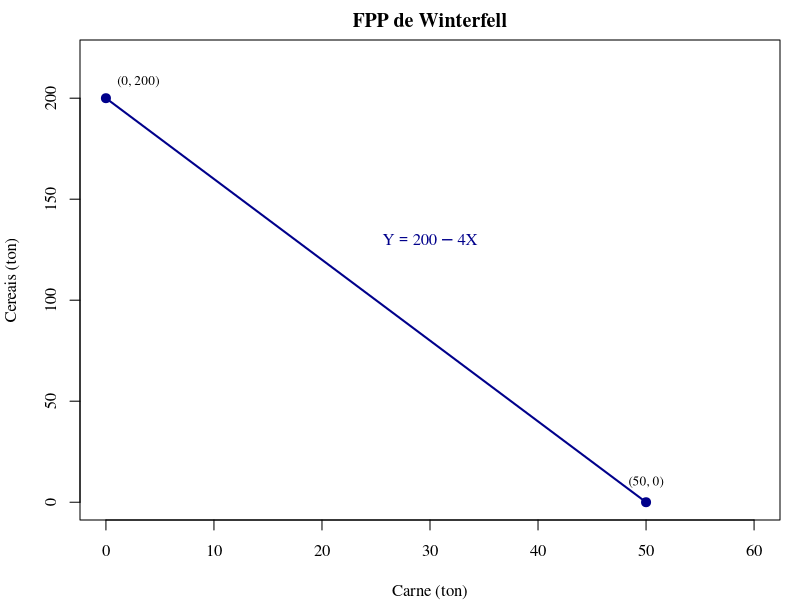
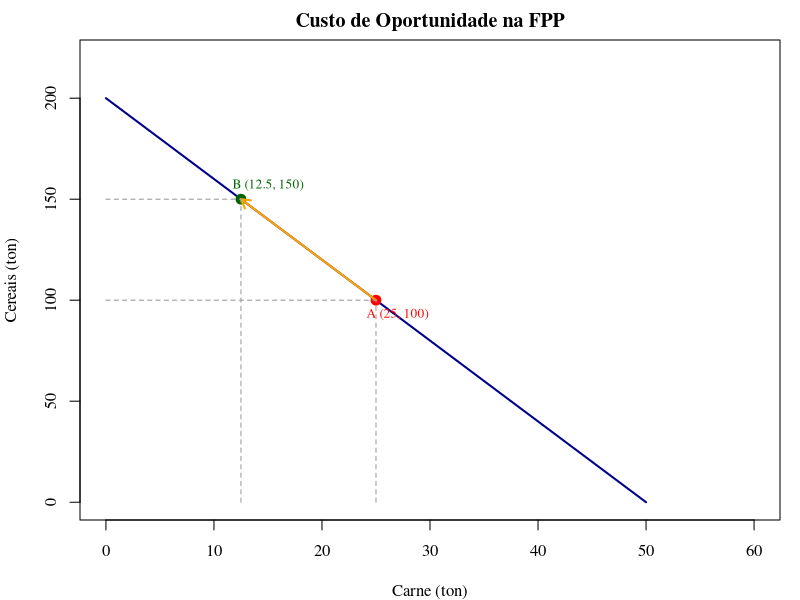
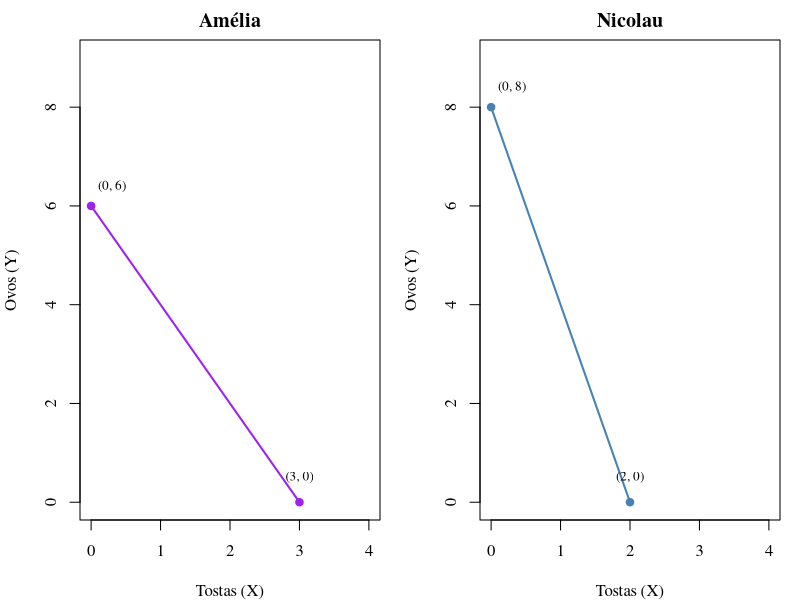
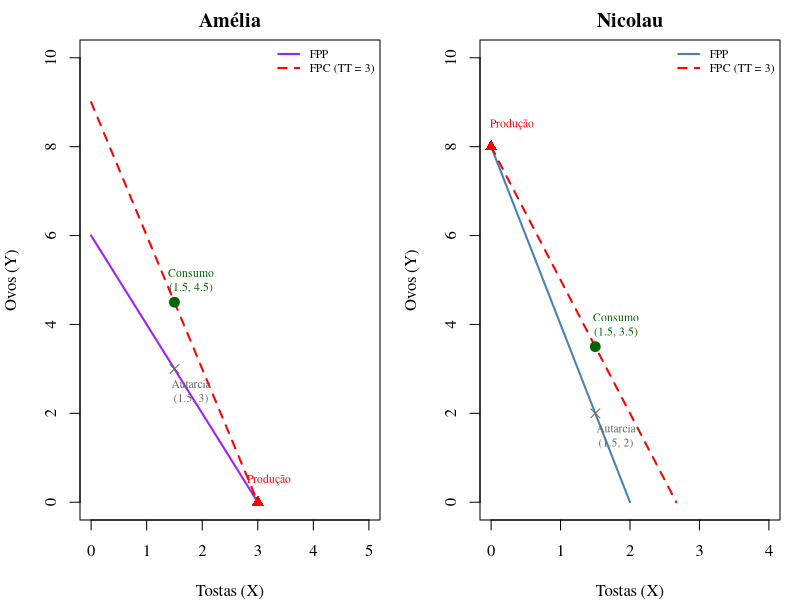

Recreate these plots in R, in order.
## ---- chunk 1
#| echo: false
#| fig-width: 6
#| fig-height: 4.5
#| fig-align: center

par(mar = c(4, 4, 2, 1), family = "serif")
plot(NULL, xlim = c(0, 60), ylim = c(0, 220),
     xlab = "Carne (ton)", ylab = "Cereais (ton)",
     main = "FPP de Winterfell")
segments(0, 200, 50, 0, lwd = 2, col = "darkblue")
points(c(0, 50), c(200, 0), pch = 19, col = "darkblue", cex = 1.2)
text(3, 208, "(0, 200)", cex = 0.8)
text(50, 10, "(50, 0)", cex = 0.8)
text(30, 130, expression(Y == 200 - 4*X), cex = 1, col = "darkblue")
## ---- chunk 2
#| echo: false
#| fig-width: 6
#| fig-height: 4.5
#| fig-align: center

par(mar = c(4, 4, 2, 1), family = "serif")
plot(NULL, xlim = c(0, 60), ylim = c(0, 220),
     xlab = "Carne (ton)", ylab = "Cereais (ton)",
     main = "Custo de Oportunidade na FPP")
segments(0, 200, 50, 0, lwd = 2, col = "darkblue")
points(25, 100, pch = 19, col = "red", cex = 1.3)
text(27, 93, "A (25, 100)", col = "red", cex = 0.8)
points(12.5, 150, pch = 19, col = "darkgreen", cex = 1.3)
text(15, 157, "B (12.5, 150)", col = "darkgreen", cex = 0.8)
arrows(25, 100, 12.5, 150, col = "orange", lwd = 2, length = 0.1)
segments(25, 0, 25, 100, lty = 2, col = "grey60")
segments(0, 100, 25, 100, lty = 2, col = "grey60")
segments(12.5, 0, 12.5, 150, lty = 2, col = "grey60")
segments(0, 150, 12.5, 150, lty = 2, col = "grey60")
## ---- chunk 3
#| echo: false
#| fig-width: 8
#| fig-height: 3.5
#| fig-align: center

par(mfrow = c(1, 2), mar = c(4, 4, 2, 1), family = "serif")

plot(NULL, xlim = c(0, 4), ylim = c(0, 9),
     xlab = "Tostas (X)", ylab = "Ovos (Y)", main = "Amélia")
segments(0, 6, 3, 0, lwd = 2, col = "purple")
points(c(0, 3), c(6, 0), pch = 19, col = "purple")
text(0.3, 6.4, "(0, 6)", cex = 0.8)
text(3, 0.5, "(3, 0)", cex = 0.8)

plot(NULL, xlim = c(0, 4), ylim = c(0, 9),
     xlab = "Tostas (X)", ylab = "Ovos (Y)", main = "Nicolau")
segments(0, 8, 2, 0, lwd = 2, col = "steelblue")
points(c(0, 2), c(8, 0), pch = 19, col = "steelblue")
text(0.3, 8.4, "(0, 8)", cex = 0.8)
text(2, 0.5, "(2, 0)", cex = 0.8)
## ---- chunk 4
#| echo: false
#| fig-width: 8
#| fig-height: 4
#| fig-align: center

par(mfrow = c(1, 2), mar = c(4, 4, 2, 1), family = "serif")

# Amélia
plot(NULL, xlim = c(0, 5), ylim = c(0, 10),
     xlab = "Tostas (X)", ylab = "Ovos (Y)", main = "Amélia")
segments(0, 6, 3, 0, lwd = 2, col = "purple")
segments(0, 9, 3, 0, lwd = 2, col = "red", lty = 2)
points(1.5, 4.5, pch = 19, col = "darkgreen", cex = 1.3)
text(1.8, 5, "Consumo\n(1.5, 4.5)", col = "darkgreen", cex = 0.7)
points(3, 0, pch = 17, col = "red", cex = 1.2)
text(3.2, 0.5, "Produção", col = "red", cex = 0.7)
points(1.5, 3, pch = 4, col = "grey40", cex = 1.2)
text(1.8, 2.5, "Autarcia\n(1.5, 3)", col = "grey40", cex = 0.7)
legend("topright", legend = c("FPP", "FPC (TT = 3)"),
       col = c("purple", "red"), lwd = 2, lty = c(1, 2), bty = "n", cex = 0.7)

# Nicolau
plot(NULL, xlim = c(0, 4), ylim = c(0, 10),
     xlab = "Tostas (X)", ylab = "Ovos (Y)", main = "Nicolau")
segments(0, 8, 2, 0, lwd = 2, col = "steelblue")
# FPC: starts at (0,8), slope = -3
segments(0, 8, 8/3, 0, lwd = 2, col = "red", lty = 2)
points(1.5, 3.5, pch = 19, col = "darkgreen", cex = 1.3)
text(1.8, 4, "Consumo\n(1.5, 3.5)", col = "darkgreen", cex = 0.7)
points(0, 8, pch = 17, col = "red", cex = 1.2)
text(0.3, 8.5, "Produção", col = "red", cex = 0.7)
points(1.5, 2, pch = 4, col = "grey40", cex = 1.2)
text(1.8, 1.5, "Autarcia\n(1.5, 2)", col = "grey40", cex = 0.7)
legend("topright", legend = c("FPP", "FPC (TT = 3)"),
       col = c("steelblue", "red"), lwd = 2, lty = c(1, 2), bty = "n", cex = 0.7)
